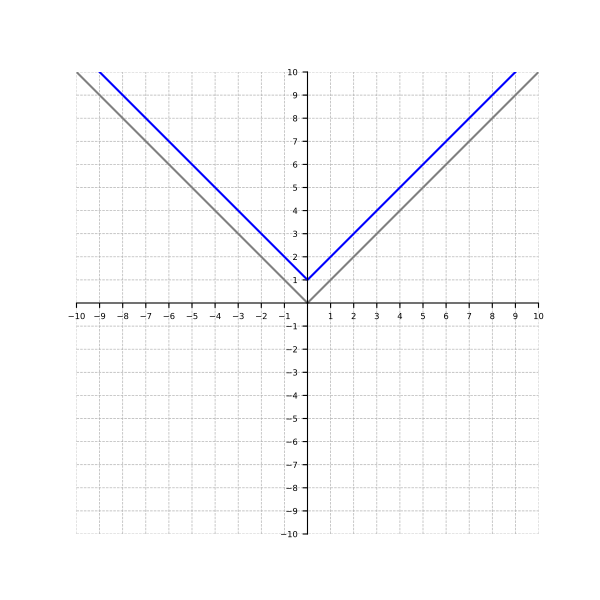

The Python source for this figure:
import matplotlib.pyplot as plt
from pathlib import Path
from matplotlib.figure import Figure
from matplotlib.axes import Axes
from figures.common.style import setup_cartesian_plane
import numpy as np

output = Path(__file__).with_suffix(".pdf")

fig: Figure
ax: Axes
fig, ax = setup_cartesian_plane()

x1 = np.linspace(-10, 10, 1000)
y1 = np.abs(x1)

x2 = np.linspace(-10, 10, 1000)
y2 = np.abs(x2) + 1

ax.plot(x1, y1, color="gray")
ax.plot(x2, y2, color="blue")

fig.savefig(output)
plt.close()
